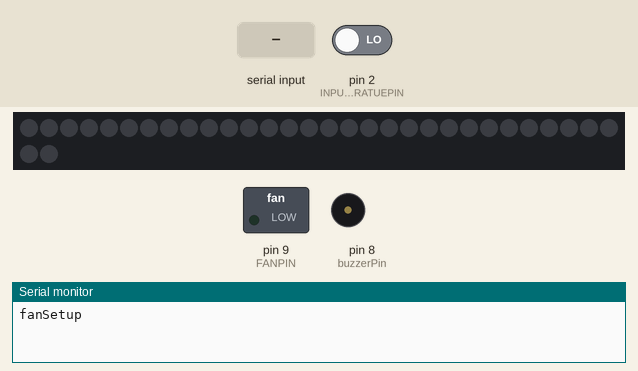
This sketch was run on a simulated Arduino Uno, built with avr-gcc and run on an emulated ATmega328P. On the bench: 32 RGB LEDs in strip order, left to right, continuing on the next row, switched loads named in the sketch (green lamp = pin HIGH), buzzer (waves = sounding, pin HIGH), the last lines printed to the serial monitor. The inputs (shaded band) are chosen by the test bench; at power-on: pin 2 (INPUTTEMPERATUEPIN) LOW. The strip is taken to match the declared colour order.

Above: at 1.2 s.
1.3 s: "leds:on\n" received over Serial
At 3.7 s:
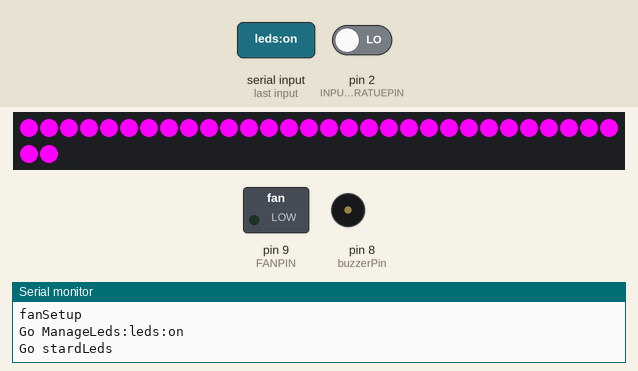
4.0 s: "fans:on\n" received over Serial
At 5.2 s:
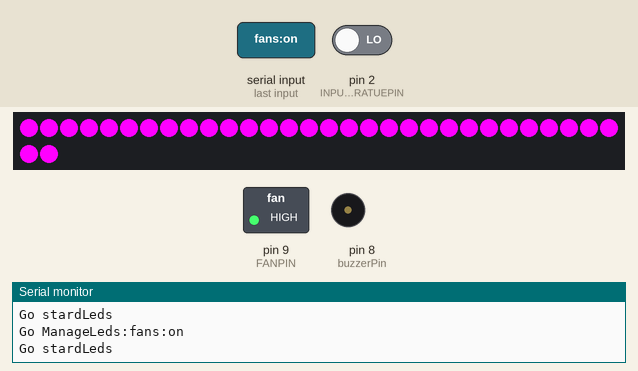
5.5 s: "leds:off\n" received over Serial
At 5.55 s:
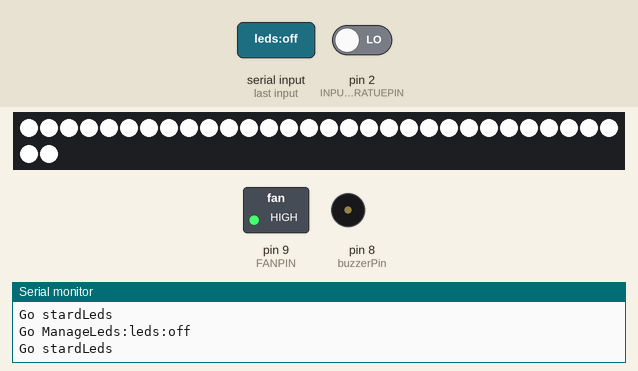
Timing chart, 0 to 8.5 s (numbered marks = the images above; inputs shaded):
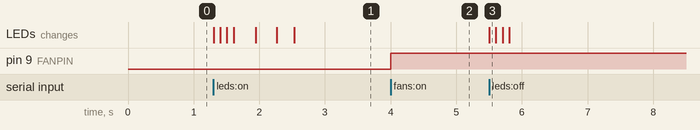

The sketch:

ArduinoBoxManager.ino
```cpp
#include "StarWarsSong.h"
#include "ManagerLeds.h"
#include "ManagerFans.h"


bool isStart = true;
String inputString = "";
boolean stringComplete = false;


/**************************************************************************
   Init Setup
 **************************************************************************/
void setup() {

  //Init Serial
  Serial.begin(115200); // 115200

  //Manager Fans
  fanSetup();

  //Manage Leds
  ledsSetup();

  //Buzze
  buzzerSetup();


  //buzzerPlayStarWarsSong();
}

/**************************************************************************
   Loop
 **************************************************************************/
void loop() {

  ManageTemperature();

  if (stringComplete) {
    // ManageLeds();
    if (inputString.startsWith("leds:")) {
      ManageLeds(inputString);
    }
    if (inputString.startsWith("fans:")) {
      ManageFans(inputString);
    }
    stringComplete = false;
    inputString = "";
  }
}
/**************************************************************************
   Loop
 **************************************************************************/
void serialEvent() {
  while (Serial.available()) {
    char inChar = (char)Serial.read();
    if (inChar == '\n') {
      stringComplete = true;
    }
    else {
      inputString += inChar;
    }
  }
}
```

ManagerFans.cpp
```cpp
#include "ManagerFans.h"
#include <Arduino.h>
#include <EEPROM.h>
#define FANPIN 9
#define INPUTTEMPERATUEPIN 2

int switchStateControlTemp = 0;
int oldSwitchStateControlTemp = 0;
bool fanIsActive=false;


void fanOn(){
  int value = 255;
  analogWrite(FANPIN,value);
}

void fanOff(){
  int value = 0;
  analogWrite(FANPIN,value);
}

void fanSetup(){
  Serial.println("fanSetup");
  pinMode(FANPIN,OUTPUT);
  pinMode(INPUTTEMPERATUEPIN,INPUT);

}


void ManageTemperature()
{
  switchStateControlTemp = digitalRead(INPUTTEMPERATUEPIN);
  if(switchStateControlTemp != oldSwitchStateControlTemp){
    //Beep();
  }
  if(switchStateControlTemp == HIGH){
    fanOn();
  }
  else{
    if(!fanIsActive)
    {
      fanOff();
    }
  }

  oldSwitchStateControlTemp = switchStateControlTemp;
}

void ManageFans(String cmd){
   Serial.println("Go ManageLeds:" + cmd);
   //*****************************
   //Leds on and off
   //*****************************
   if(cmd.equalsIgnoreCase("fans:on")){
      Serial.println("Go stardLeds");
      fanIsActive = true;
      fanOn();
   }
   if(cmd.equalsIgnoreCase("fans:off")){
      Serial.println("Go stardLeds");
      fanIsActive = false;
      fanOff();
   }
}
```

ManagerFans.h
```cpp
#include <Arduino.h>
void fanSetup();
void fanLower();
void fanHigher();
void ManageTemperature();
void ManageFans(String cmd);
void fanOn();
void fanOff();
```

ManagerLeds.cpp
```cpp
#include "ManagerLeds.h"
#include <Arduino.h>
#include <Adafruit_NeoPixel.h>


#define PINLEDS 6
#define NUMPIXELS 32

Adafruit_NeoPixel pixels(NUMPIXELS, PINLEDS, NEO_BRG + NEO_KHZ800);

bool ledsIsOn = false;
uint32_t colorLeds = pixels.Color(255, 0, 255);
uint32_t LastState = pixels.Color(0,0,0);

int frondLeds[8] = {24,25,26,27,28,29,30,31};
int leftLeds[8] = {16,17,18,19,20,21,22,23};
int rightLeds[8] = {0,1,2,3,4,5,6,7}; //
int backLeds[8] = {8,9,10,11,12,13,14,15}; //

void ledsSetup(){
  //Manage Leds
  pixels.begin();           // INITIALIZE NeoPixel strip object (REQUIRED)
//  pixels.show();            // Turn OFF all pixels ASAP
//  pixels.setBrightness(255); // Set BRIGHTNESS to about 1/5 (max = 255)
//  ManageAllLeds(LastState);
//  Serial.println("ledsSetup");
}

void ManageLeds(String cmd)
{
   Serial.println("Go ManageLeds:" + cmd);
   //*****************************
   //Leds on and off
   //*****************************
   if(cmd.equalsIgnoreCase("leds:on")){
      Serial.println("Go stardLeds");
      LedsOn();
   }
   if(cmd.equalsIgnoreCase("leds:off")){
      Serial.println("Go stardLeds");
      LedsOff();
   }
   //*****************************
   //Flash
   //*****************************
   if(cmd.equalsIgnoreCase("leds:flashon")){
      flashOn();
   }
   if(cmd.equalsIgnoreCase("leds:flashoff")){
      flashOff();
   }
   //*****************************
   //Leds color
   //*****************************
   if(cmd.startsWith("leds:color:")){

      cmd.replace("leds:color:", "");
      Serial.println("color = " + cmd);

      int indR = cmd.indexOf(':');
      int r = cmd.substring(0,indR ).toInt();
      int indG = cmd.indexOf(':', indR+1 );
      int g=cmd.substring(indR+1, indG+1).toInt();
      int b=cmd.substring(indG+1).toInt();
      Serial.println("r = " + (String)r + " g= "+ (String)g + " b= " + (String)b);
      colorLeds = pixels.Color(r, g, b);
      ManageAllLeds(colorLeds);
   }
}


// Fill strip pixels one after another with a color. Strip is NOT cleared
// first; anything there will be covered pixel by pixel. Pass in color
// (as a single 'packed' 32-bit value, which you can get by calling
// strip.Color(red, green, blue) as shown in the loop() function above),
// and a delay time (in milliseconds) between pixels.
void colorWipe(int tabLeds[8],uint32_t color,int wait) {
  for(int i=0; i<8; i++) { // For each pixel in strip...
    pixels.setPixelColor(tabLeds[i], color);         //  Set pixel's color (in RAM)
    pixels.show();                          //  Update strip to match
    delay(wait);                           //  Pause for a moment
  }
}
void ManageLineLeds(int tabLeds[8],uint32_t color, bool withShow)
{
  for(int i=0; i < 8; i++){
    pixels.setPixelColor(tabLeds[i], color);
  }
  if(withShow){
     pixels.show();
  }
  //  colorWipe(pixels.Color(255,   0,   0)     , 500); // Red
  //  colorWipe(pixels.Color(  0, 255,   0)     , 500); // Green
  //  colorWipe(pixels.Color(  0,   0, 255)     , 500); // Blue
  //  colorWipe(pixels.Color(  255,   255, 255)     , 500); // White
  //  colorWipe(pixels.Color(  0,   0, 0)     , 500); // Black
  //  colorWipe(pixels.Color(  255,   128, 0)     , 500); // Orange
  //  colorWipe(pixels.Color(  255,   0, 255)     , 500); // violet
  //  colorWipe(pixels.Color(  0,   255, 255)     , 500); // bleu clair
  //  colorWipe(pixels.Color(  255,   255, 0)     , 500); // jaune
}

void ManageAllLeds(uint32_t color)
{
    ManageLineLeds(frondLeds,color, false);
    ManageLineLeds(leftLeds,color, false);
    ManageLineLeds(rightLeds,color, false);
    ManageLineLeds(backLeds,color, false);
    pixels.show();
}

void LedsOn(){
  ledsIsOn = true;
  ManageAllLeds(pixels.Color(255,255,255));
  delay(100);
  ManageAllLeds(pixels.Color(0,0,0));
  delay(100);
  ManageAllLeds(pixels.Color(255,255,255));
  delay(100);
  ManageAllLeds(pixels.Color(0,0,0));
  delay(100);

  colorWipe(rightLeds,colorLeds,25);
  colorWipe(backLeds,colorLeds,25);
  colorWipe(leftLeds,colorLeds,25);
  colorWipe(frondLeds,colorLeds,25);

  LastState = colorLeds;
}

void LedsOff(){
  ledsIsOn = false;
  ManageAllLeds(pixels.Color(255,255,255));
  delay(100);
  ManageAllLeds(pixels.Color(0,0,0));
  delay(100);
  ManageAllLeds(pixels.Color(255,255,255));
  delay(100);
  ManageAllLeds(pixels.Color(0,0,0));

  LastState = pixels.Color(0,0,0);
}

void flashOn(){
   ManageAllLeds(pixels.Color(255,255,255));
   LastState = pixels.Color(255,255,255);
}
void flashOff(){
   ManageAllLeds(colorLeds);
   LastState = colorLeds;
}
```

ManagerLeds.h
```cpp
#include <Arduino.h>
void ledsSetup();
void LedsOn();
void LedsOff();
void colorWipe(int tabLeds[8],uint32_t color,int wait);
void ManageAllLeds(uint32_t color);
void ManageLineLeds(int tabLeds[8],uint32_t color, bool withShow);
void ManageLeds(String cmd);
void flashOn();
void flashOff();
```

StarWarSong.cpp
```cpp
//void beep(){
//  Serial.println("beep");
//  tone(BUZZERPIN,987);
//  delay(100);
//  noTone(BUZZERPIN);
//  delay(1000);
//  tone(BUZZERPIN,987);
//  delay(100);
//  noTone(BUZZERPIN);
//}
#include <Arduino.h>
#include "StarWarsSong.h"
const int c = 261;
const int d = 294;
const int e = 329;
const int f = 349;
const int g = 391;
const int gS = 415;
const int a = 440;
const int aS = 455;
const int b = 466;
const int cH = 523;
const int cSH = 554;
const int dH = 587;
const int dSH = 622;
const int eH = 659;
const int fH = 698;
const int fSH = 740;
const int gH = 784;
const int gSH = 830;
const int aH = 880;

const int buzzerPin = 8;
const int ledPin1 = 12;
const int ledPin2 = 13;

int counter = 0;

void buzzerSetup()
{
  //Setup pin modes
  pinMode(buzzerPin, OUTPUT);
}

void buzzerPlayStarWarsSong()
{

  //Play first section
  firstSection();

  //Play second section
  secondSection();

  //Variant 1
  beep(f, 250);
  beep(gS, 500);
  beep(f, 350);
  beep(a, 125);
  beep(cH, 500);
  beep(a, 375);
  beep(cH, 125);
  beep(eH, 650);

  delay(500);

  //Repeat second section
  secondSection();

  //Variant 2
  beep(f, 250);
  beep(gS, 500);
  beep(f, 375);
  beep(cH, 125);
  beep(a, 500);
  beep(f, 375);
  beep(cH, 125);
  beep(a, 650);

  delay(650);
}

void beep(int note, int duration)
{
  //Play tone on buzzerPin
  tone(buzzerPin, note, duration);

  //Stop tone on buzzerPin
  noTone(buzzerPin);

  delay(50);

  //Increment counter
  counter++;
}

void firstSection()
{
  beep(a, 500);
  beep(a, 500);
  beep(a, 500);
  beep(f, 350);
  beep(cH, 150);
  beep(a, 500);
  beep(f, 350);
  beep(cH, 150);
  beep(a, 650);

  delay(500);

  beep(eH, 500);
  beep(eH, 500);
  beep(eH, 500);
  beep(fH, 350);
  beep(cH, 150);
  beep(gS, 500);
  beep(f, 350);
  beep(cH, 150);
  beep(a, 650);

  delay(500);
}

void secondSection()
{
  beep(aH, 500);
  beep(a, 300);
  beep(a, 150);
  beep(aH, 500);
  beep(gSH, 325);
  beep(gH, 175);
  beep(fSH, 125);
  beep(fH, 125);
  beep(fSH, 250);

  delay(325);

  beep(aS, 250);
  beep(dSH, 500);
  beep(dH, 325);
  beep(cSH, 175);
  beep(cH, 125);
  beep(b, 125);
  beep(cH, 250);

  delay(350);
}
```

StarWarsSong.h
```cpp
/* fichier StartWarsSong.h */
#define BUZZERPIN 9

void buzzerSetup();
void buzzerPlayStarWarsSong();
void firstSection();
void secondSection();
void beep(int note, int duration);
```

Measured:
- after the input at 1.3 s, the LEDs: first change at once (image 1 shows a later state)
- after the input at 4.0 s, pin 9 (FANPIN): LOW → HIGH at once
- after the input at 5.5 s, the LEDs: change at once (image 3)
